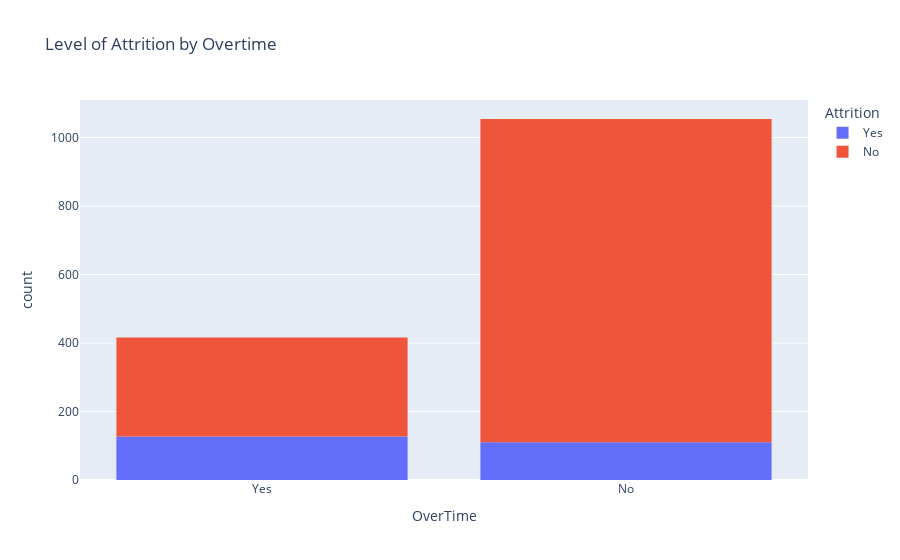

The cell this chart's notebook holds for it:
### Code cell
# e) Level of Attrition by Overtime
fig = px.histogram(df, x='OverTime', color='Attrition', title='Level of Attrition by Overtime')
fig.show()

### Figure 1 — Plotly figure (JSON) as saved in the notebook; plotly's stock layout.template omitted (floating-point values rounded to 4 significant figures; data arrays with more than 128 entries replaced by an {"elided": "..."} marker saying what was removed)
{"data": [{"alignmentgroup": "True", "bingroup": "x", "hovertemplate": "Attrition=Yes<br>OverTime=%{x}<br>count=%{y}<extra></extra>", "legendgroup": "Yes", "marker": {"color": "#636efa", "pattern": {"shape": ""}}, "name": "Yes", "offsetgroup": "Yes", "orientation": "v", "showlegend": true, "type": "histogram", "x": {"elided": "237 str values"}, "xaxis": "x", "yaxis": "y"}, {"alignmentgroup": "True", "bingroup": "x", "hovertemplate": "Attrition=No<br>OverTime=%{x}<br>count=%{y}<extra></extra>", "legendgroup": "No", "marker": {"color": "#EF553B", "pattern": {"shape": ""}}, "name": "No", "offsetgroup": "No", "orientation": "v", "showlegend": true, "type": "histogram", "x": {"elided": "1233 str values"}, "xaxis": "x", "yaxis": "y"}], "layout": {"barmode": "relative", "legend": {"title": {"text": "Attrition"}, "tracegroupgap": 0}, "title": {"text": "Level of Attrition by Overtime"}, "xaxis": {"anchor": "y", "domain": [0, 1], "title": {"text": "OverTime"}}, "yaxis": {"anchor": "x", "domain": [0, 1], "title": {"text": "count"}}}}
